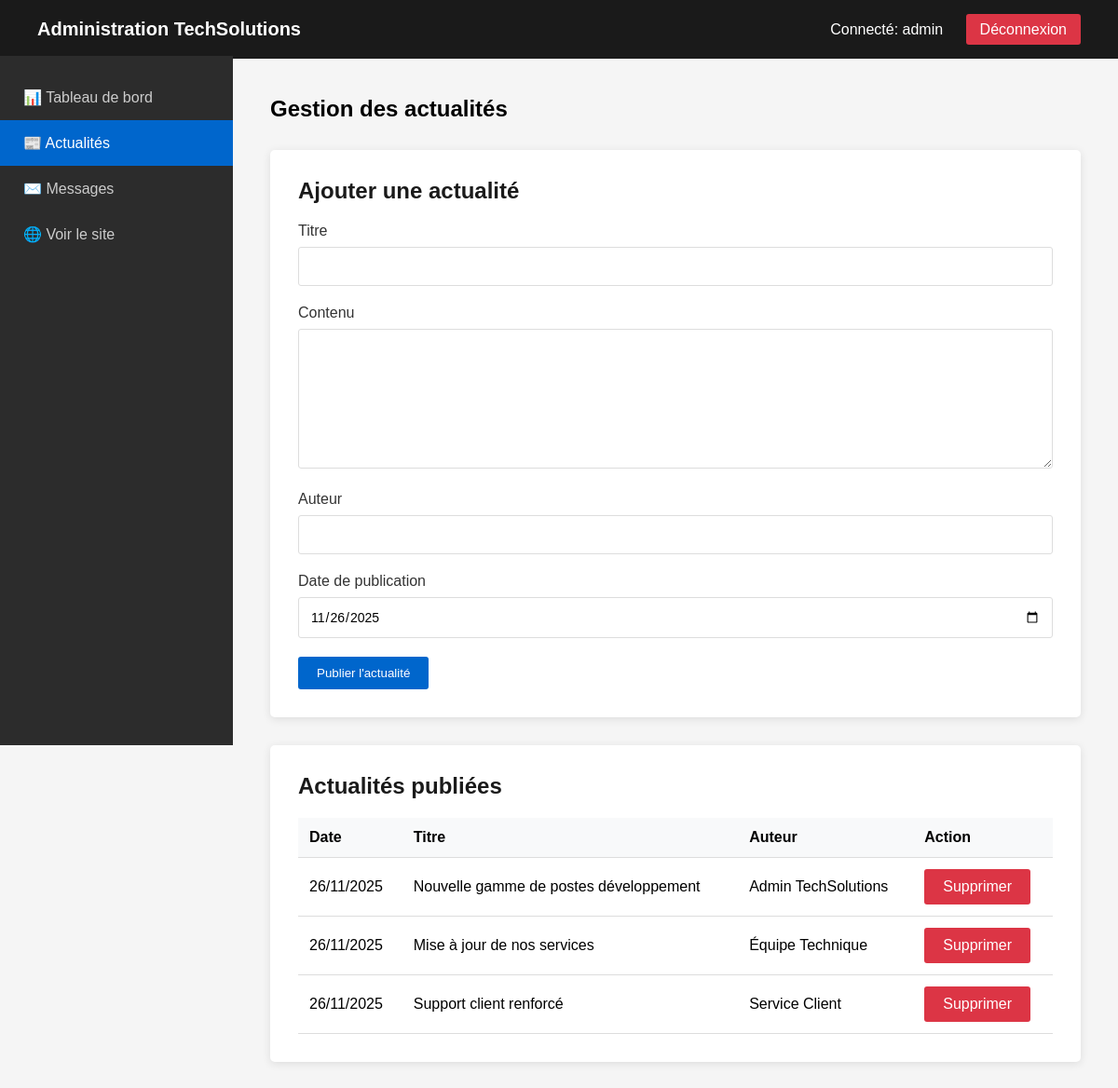
Screenshot of /admin/index.php?page=actualites (signed in) with the database file from the repository.
### tables this page shows
CREATE TABLE IF NOT EXISTS actualites (
    id INT AUTO_INCREMENT PRIMARY KEY,
    titre VARCHAR(255) NOT NULL,
    contenu TEXT NOT NULL,
    auteur VARCHAR(100) NOT NULL,
    date_publication DATETIME DEFAULT CURRENT_TIMESTAMP
);

### admin/index.php (the view, shortened to what this page needs)
    <?php
$conn = mysqli_connect("127.0.0.1", "root", "", "techsolutions");
$page = isset($_GET['page']) ? $_GET['page'] : 'dashboard';
?>
<!DOCTYPE html>
<html lang="fr">
<head>
</head>
<body>
    <div class="header">
        <h1>Administration TechSolutions</h1>
        <div>
            <span style="margin-right: 20px;">Connecté: <?= $_SESSION['admin_username'] ?></span>
            <a href="?logout">Déconnexion</a>
        </div>
    </div>
    <div class="sidebar">
        <a href="?page=dashboard" class="<?= $page=='dashboard'?'active':'' ?>">📊 Tableau de bord</a>
        <a href="?page=actualites" class="<?= $page=='actualites'?'active':'' ?>">📰 Actualités</a>
        <a href="?page=contacts" class="<?= $page=='contacts'?'active':'' ?>">✉️ Messages</a>
        <a href="../" target="_blank">🌐 Voir le site</a>
    </div>
    <div class="content">
        <?php if ($page == 'dashboard'): ?>
            <?php
            $nb_articles = mysqli_fetch_assoc(mysqli_query($conn, "SELECT COUNT(*) as nb FROM actualites"))['nb'];
            $nb_contacts = mysqli_fetch_assoc(mysqli_query($conn, "SELECT COUNT(*) as nb FROM contacts"))['nb'];
            $nb_composants = mysqli_fetch_assoc(mysqli_query($conn, "SELECT COUNT(*) as nb FROM composants"))['nb'];
            ?>
            <h2 style="margin-bottom: 30px;">Tableau de bord</h2>
            <div class="stats">
                <div class="stat-card">
                    <h3><?= $nb_articles ?></h3>
                    <p>Actualités publiées</p>
                </div>
                <div class="stat-card">
                    <h3><?= $nb_contacts ?></h3>
                    <p>Messages reçus</p>
                </div>
                <div class="stat-card">
                    <h3><?= $nb_composants ?></h3>
                    <p>Composants en catalogue</p>
                </div>
            </div>
            <div class="card">
                <h2>Derniers messages</h2>
                <table>
                    <tr>
                        <th>Date</th>
                        <th>Nom</th>
                        <th>Email</th>
                        <th>Sujet</th>
                    </tr>
                    <?php
                    $messages = mysqli_query($conn, "SELECT * FROM contacts ORDER BY date_envoi DESC LIMIT 5");
                    while ($msg = mysqli_fetch_assoc($messages)):
                    ?>
                    <tr>
                        <td><?= date('d/m/Y H:i', strtotime($msg['date_envoi'])) ?></td>
                        <td><?= htmlspecialchars($msg['nom']) ?></td>
                        <td><?= htmlspecialchars($msg['email']) ?></td>
                        <td><?= htmlspecialchars($msg['sujet']) ?></td>
                    </tr>
                    <?php endwhile; ?>
                </table>
            </div>
        <?php elseif ($page == 'actualites'): ?>
            <h2 style="margin-bottom: 30px;">Gestion des actualités</h2>
            <div class="card">
                <h2>Ajouter une actualité</h2>
                <form method="POST">
                    <div class="form-group">
                        <label>Titre</label>
                        <input type="text" name="titre" required>
                    </div>
                    <div class="form-group">
                        <label>Contenu</label>
                        <textarea name="contenu" required></textarea>
                    </div>
                    <div class="form-group">
                        <label>Auteur</label>
                        <input type="text" name="auteur" required>
                    </div>
                    <div class="form-group">
                        <label>Date de publication</label>
                        <input type="date" name="date" value="<?= date('Y-m-d') ?>" required>
                    </div>
                    <button type="submit" name="add_article" class="btn">Publier l'actualité</button>
                </form>
            </div>
            <div class="card">
                <h2>Actualités publiées</h2>
                <table>
                    <tr>
                        <th>Date</th>
                        <th>Titre</th>
                        <th>Auteur</th>
                        <th>Action</th>
                    </tr>
                    <?php
                    $articles = mysqli_query($conn, "SELECT * FROM actualites ORDER BY date_publication DESC");
                    while ($article = mysqli_fetch_assoc($articles)):
                    ?>
                    <tr>
                        <td><?= date('d/m/Y', strtotime($article['date_publication'])) ?></td>
                        <td><?= htmlspecialchars($article['titre']) ?></td>
                        <td><?= htmlspecialchars($article['auteur']) ?></td>
                        <td><a href="?page=actualites&delete_article=<?= $article['id'] ?>" class="btn btn-danger" onclick="return confirm('Supprimer cette actualité ?')">Supprimer</a></td>
                    </tr>
                    <?php endwhile; ?>
                </table>
            </div>
        <?php endif; ?>
    </div>
</body>
</html>

### admin/index.php (style rules this page uses)
* { margin: 0; padding: 0; box-sizing: border-box; }
body { font-family: Arial, sans-serif; background: #f5f5f5; }
.header { background: #1a1a1a; color: white; padding: 20px 40px; display: flex; justify-content: space-between; align-items: center; }
.header h1 { font-size: 20px; }
.header a { color: white; text-decoration: none; padding: 8px 15px; background: #dc3545; border-radius: 3px; }
.sidebar { position: fixed; left: 0; top: 60px; width: 250px; background: #2c2c2c; height: calc(100vh - 60px); padding: 20px 0; }
.sidebar a { display: block; color: #ccc; text-decoration: none; padding: 15px 25px; transition: 0.2s; }
.sidebar a:hover, .sidebar a.active { background: #0066cc; color: white; }
.content { margin-left: 250px; padding: 40px; }
.card { background: white; padding: 30px; border-radius: 5px; box-shadow: 0 2px 10px rgba(0,0,0,0.1); margin-bottom: 30px; }
.card h2 { color: #1a1a1a; margin-bottom: 20px; }
table { width: 100%; border-collapse: collapse; }
th, td { padding: 12px; text-align: left; border-bottom: 1px solid #ddd; }
th { background: #f8f9fa; font-weight: 600; }
.form-group { margin-bottom: 20px; }
label { display: block; margin-bottom: 8px; color: #333; font-weight: 500; }
input, textarea { width: 100%; padding: 12px; border: 1px solid #ddd; border-radius: 3px; font-size: 14px; font-family: inherit; }
textarea { min-height: 150px; resize: vertical; }
.btn { padding: 10px 20px; background: #0066cc; color: white; border: none; border-radius: 3px; cursor: pointer; text-decoration: none; display: inline-block; }
.btn-danger { background: #dc3545; }

### rows the page displays
actualites: date_publication "26/11/2025", titre "Nouvelle gamme de postes développement", auteur "Admin TechSolutions"
actualites: date_publication "26/11/2025", titre "Mise à jour de nos services", auteur "Équipe Technique"
actualites: date_publication "26/11/2025", titre "Support client renforcé", auteur "Service Client"

### other values shown
$_SESSION['admin_username'] "admin"
